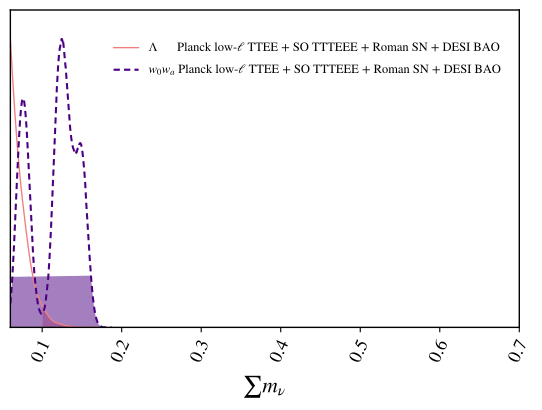

Write Python code to recreate this figure.
import getdist.plots as gplot
from getdist import MCSamples
from getdist import loadMCSamples
import os
import matplotlib
import subprocess
import matplotlib.pyplot as plt
import numpy as np

# GENERAL PLOT OPTIONS
matplotlib.rcParams['mathtext.fontset'] = 'stix'
matplotlib.rcParams['font.family'] = 'STIXGeneral'
matplotlib.rcParams['mathtext.rm'] = 'Bitstream Vera Sans'
matplotlib.rcParams['mathtext.it'] = 'Bitstream Vera Sans:italic'
matplotlib.rcParams['mathtext.bf'] = 'Bitstream Vera Sans:bold'
matplotlib.rcParams['xtick.bottom'] = True
matplotlib.rcParams['xtick.top'] = False
matplotlib.rcParams['ytick.right'] = False
matplotlib.rcParams['axes.edgecolor'] = 'black'
matplotlib.rcParams['axes.linewidth'] = '1.0'
matplotlib.rcParams['axes.labelsize'] = 'medium'
matplotlib.rcParams['axes.grid'] = True
matplotlib.rcParams['grid.linewidth'] = '0.0'
matplotlib.rcParams['grid.alpha'] = '0.18'
matplotlib.rcParams['grid.color'] = 'lightgray'
matplotlib.rcParams['legend.labelspacing'] = 0.77
matplotlib.rcParams['savefig.bbox'] = 'tight'
matplotlib.rcParams['savefig.format'] = 'pdf'

chaindir=os.getcwd()

analysissettings={'smooth_scale_1D':0.35,'smooth_scale_2D':0.35,'ignore_rows': u'0.5',
'range_confidence' : u'0.01'}

analysissettings2={'smooth_scale_1D':0.35,'smooth_scale_2D':0.35,'ignore_rows': u'0.0',
'range_confidence' : u'0.01'}

root_chains = (
  'EXAMPLE_MCMC1001',
  'EXAMPLE_MCMC1002',
  'EXAMPLE_MCMC1003'
)

num_points_thin = 50000

# --------------------------------------------------------------------------------
samples=loadMCSamples(chaindir + '/../chains/' + root_chains[0],settings=analysissettings)
samples.thin(factor = int(np.sum(samples.weights)/num_points_thin))
p = samples.getParams()
samples.addDerived(p.omegam*p.H0/100.,name='gamma',label='{\\Omega_m h}')
samples.addDerived(p.s8omegamp5/0.5477225575,name='SS8',label='{S_8}')
samples.addDerived(p.mnu,name='mnu2',label='{\\sum m_\\nu}', range=[0.06,0.7])
samples.saveAsText(chaindir + '/.VM_P106_TMP1')
# --------------------------------------------------------------------------------
samples=loadMCSamples(chaindir + '/../chains/' + root_chains[1],settings=analysissettings)
samples.thin(factor = int(np.sum(samples.weights)/num_points_thin))
p = samples.getParams()
samples.addDerived(p.omegam*p.H0/100.,name='gamma',label='{\\Omega_m h}')
samples.addDerived(p.s8omegamp5/0.5477225575,name='SS8',label='{S_8}')
samples.addDerived(p.mnu,name='mnu2',label='{\\sum m_\\nu}', range=[0.06,0.7])
samples.saveAsText(chaindir + '/.VM_P106_TMP2')
# --------------------------------------------------------------------------------
samples=loadMCSamples(chaindir + '/../chains/' + root_chains[2],settings=analysissettings)
samples.thin(factor = int(np.sum(samples.weights)/num_points_thin))
p = samples.getParams()
samples.addDerived(p.omegam*p.H0/100.,name='gamma',label='{\\Omega_m h}')
samples.addDerived(p.s8omegamp5/0.5477225575,name='SS8',label='{S_8}')
samples.addDerived(p.mnu,name='mnu2',label='{\\sum m_\\nu}', range=[0.06,0.7])
samples.saveAsText(chaindir + '/.VM_P106_TMP3')
# --------------------------------------------------------------------------------

#GET DIST PLOT SETUP
g = gplot.get_single_plotter(
  chain_dir=chaindir,
  analysis_settings=analysissettings2,
  width_inch=5.3
)

g.settings.axis_tick_x_rotation=65
g.settings.lw_contour = 1.2
g.settings.legend_rect_border = False
g.settings.figure_legend_frame = False
g.settings.axes_fontsize = 13.0
g.settings.legend_fontsize = 9.0
g.settings.alpha_filled_add = 0.85
g.settings.lab_fontsize=15.5
g.legend_labels=False
g.settings.constrained_layout=True

g.plots_1d(
  [ 
    chaindir + '/.VM_P106_TMP1', 
    chaindir + '/.VM_P106_TMP3'
  ],
  params=[u'mnu2'],
  line_args=[
    {'lw': 1.0,'ls': 'solid', 'color':'lightcoral'},
    {'lw': 1.5,'ls': '--', 'color':'indigo'},
  ]
)

g.settings.tight_layout=True
g.finish_plot(
  legend_labels=[
    '$\\Lambda \\quad \\,\\,\\,$  Planck low-$\\ell$ TTEE + SO TTTEEE + Roman SN + DESI BAO',
    '$w_0w_a$ Planck low-$\\ell$ TTEE + SO TTTEEE + Roman SN + DESI BAO',
  ],
  no_extra_legend_space=True,
  legend_loc=(0.2,0.8)
)

ax = g.get_axes()
ax.set_xlim(0.06,0.7)

# --------------------------------------------------------------------------------
samples        = loadMCSamples(chaindir + '/.VM_P106_TMP1',settings=analysissettings2)
stats          = samples.getMargeStats()
sampleAnalyser = gplot.MCSampleAnalysis(chaindir,settings=analysissettings2)
lims           = stats.parWithName('mnu2').limits
density        = sampleAnalyser.get_density(chaindir + '/.VM_P106_TMP1', param='mnu2')

tmp0 = []
tmp1 = []
for i in range(0,len(density.x)) :
  if((density.x[i] < lims[1].lower) or density.x[i] > lims[1].upper) :
    tmp0.append(density.x[i])
    tmp1.append(density.P[i])
plt.gca().fill_between(tmp0, 0, tmp1, facecolor='lightcoral',alpha=0.5) 
# --------------------------------------------------------------------------------
samples        = loadMCSamples(chaindir + '/.VM_P106_TMP3',settings=analysissettings2)
stats          = samples.getMargeStats()
sampleAnalyser = gplot.MCSampleAnalysis(chaindir,settings=analysissettings2)
lims           = stats.parWithName('mnu2').limits
density        = sampleAnalyser.get_density(chaindir + '/.VM_P106_TMP3', param='mnu2')

tmp0 = []
tmp1 = []
for i in range(0,len(density.x)) :
  if((density.x[i] < lims[1].lower) or density.x[i] > lims[1].upper) :
    tmp0.append(density.x[i])
    tmp1.append(density.P[i])
plt.gca().fill_between(tmp0, 0, tmp1, facecolor='indigo',alpha=0.5) 
# --------------------------------------------------------------------------------

# --------------------------------------------------------------------------------

g.export()
